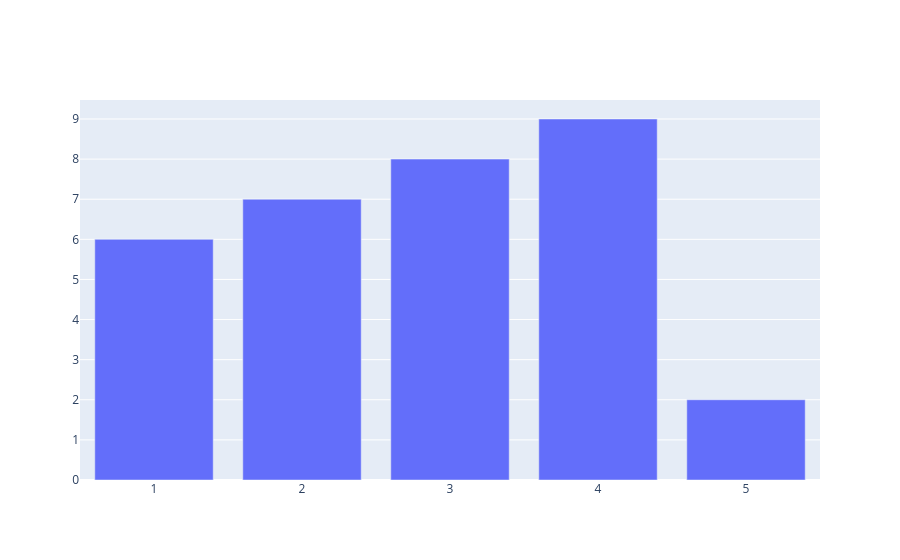

Source (notebook cell):
### Code cell
# creating a bar chart
fig = go.Figure()
fig.add_trace(go.Bar(x=[1, 2, 3, 4, 5], y=[6, 7, 8, 9, 2]))
# var_name.add_trace(go.Bar()) : go.Bar() >> used for bar graph, and no mode used here

### Figure 1 — Plotly figure (JSON) as saved in the notebook; plotly's stock layout.template omitted (floating-point values rounded to 4 significant figures)
{"data": [{"type": "bar", "x": [1, 2, 3, 4, 5], "y": [6, 7, 8, 9, 2]}], "layout": {}}
